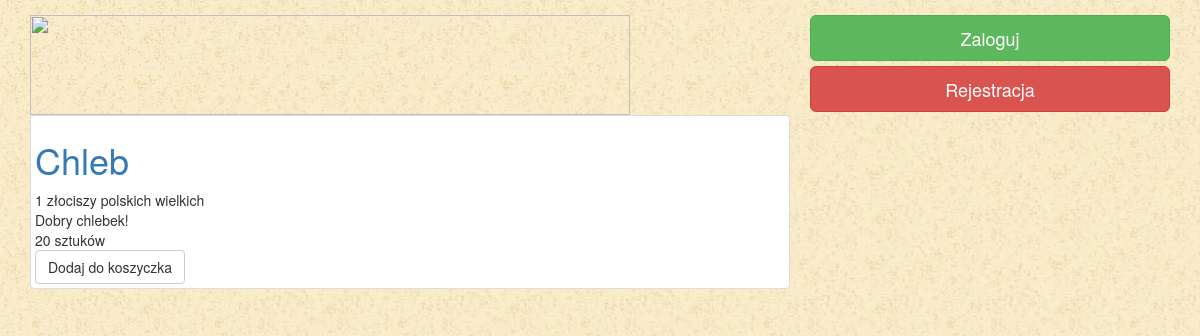
The app's page /dany_produkt.php?id=1 with its own data.
### tables this page shows
CREATE TABLE IF NOT EXISTS `magazyn` (
  `id_produktu` int(11) NOT NULL,
  `nazwa` text NOT NULL,
  `cena` double NOT NULL,
  `obrazek` text NOT NULL,
  `ilosc` int(11) NOT NULL,
  `opis` text NOT NULL,
  `kategoria` int(11) NOT NULL
);

### dany_produkt.php (the view)
<?php
include ("naglowek.php");
         $wynik = mysql_query("SELECT * FROM magazyn WHERE id_produktu={$_GET['id']}")
or die('Błąd zapytania');
         while($r = mysql_fetch_assoc($wynik))
      {
         echo '<div class="col-md-8 thumbnail">';
         echo "<h1><a href='dany_produkt.php?id={$r['id_produktu']}'>{$r['nazwa']}</a></h1>";
         echo "{$r['cena']} złociszy polskich wielkich<br>";
          echo "{$r['opis']} <br>";
           echo "{$r['ilosc']} sztuków<br>";
         echo "<a class='btn btn-default' href='koszykarz.php?id={$r['id_produktu']}'>Dodaj do koszyczka</a>";
         echo '</div>';
         }
         ?>

### records on screen
magazyn: nazwa "Chleb", cena "1", opis "Dobry chlebek!", ilosc "20"
